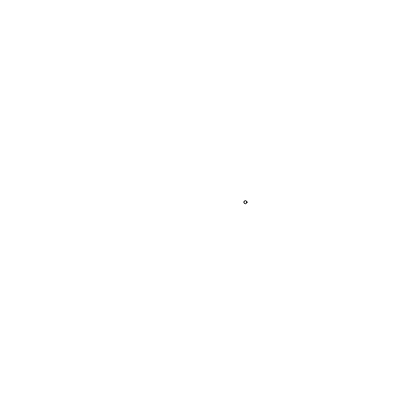
Frame 1 (no input)
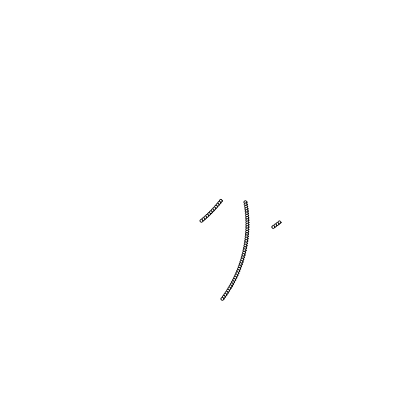
Frame 60 (no input)
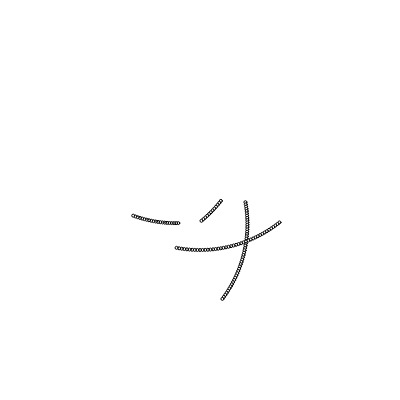
Frame 120 (the mouse pressed at the canvas centre since frame 60)

The p5.js sketch that drew these frames (run headless with seeded random() and noise() and a simulated clock; from frame 60 on, the mouse is pressed at the canvas centre):

// p5.js sketch
// ── sketch.js

let x;
let y;
let d;

function setup() {
  createCanvas(400, 400);
  colorMode(HSB,360,100,100,100);
  angleMode(DEGREES);
  x = 0;
  y = 0;
  d = 30;
}

function draw() {
  push();
  translate(width/2,height/2);
  
	let r = map(sin(frameCount%100),-1,1,100,150);
  x = cos(frameCount) * r;
  y = sin(frameCount) * r;
  
  ellipse(x%80,y%100,3);
  pop();
}
